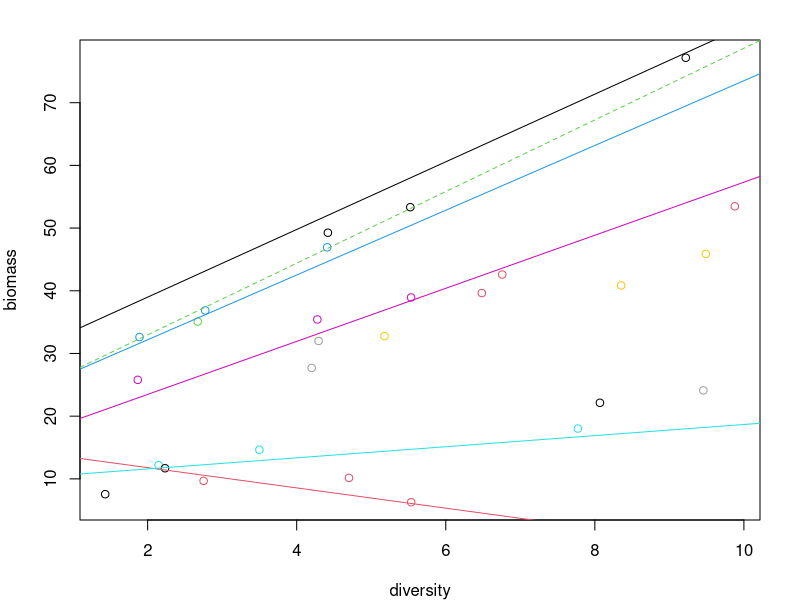

Here is the R script that generated this plot:
# make data for example analysis 1
set.seed(231011)
n_blocks = 10

intercepts = rnorm(n_blocks, 20, 8)
slopes = rnorm(n_blocks, 2, 2)
error = 2
bdat = data.frame(plot = 1:3,
                  block = rep(1:n_blocks, each = 3),
                  diversity = runif(n_blocks*3, 1, 10),
                  biomass = NA)
bdat$biomass=intercepts[bdat$block] + slopes[bdat$block]*bdat$diversity + rnorm(nrow(bdat), 0, error)
bdat=bdat[bdat$block!=3 | bdat$plot==bdat$block,]

write.csv(bdat, "dataset_1.csv", row.names = FALSE)

# plot
par(mar=c(4,4,2,2))
plot(biomass~diversity, col = block, data = bdat)
for(i in 1:6) {
  if(i==3) {
    abline(intercepts[i], slopes[i], col = i, lty=2)
  } else {
    abline(intercepts[i], slopes[i], col = i)
  }
}


# analyse
require(nlme)
mod = lme(biomass~diversity, random = ~1+diversity|block, data = bdat)
summary(mod)

fixef(mod)
ranef(mod)

VarCorr(mod)
